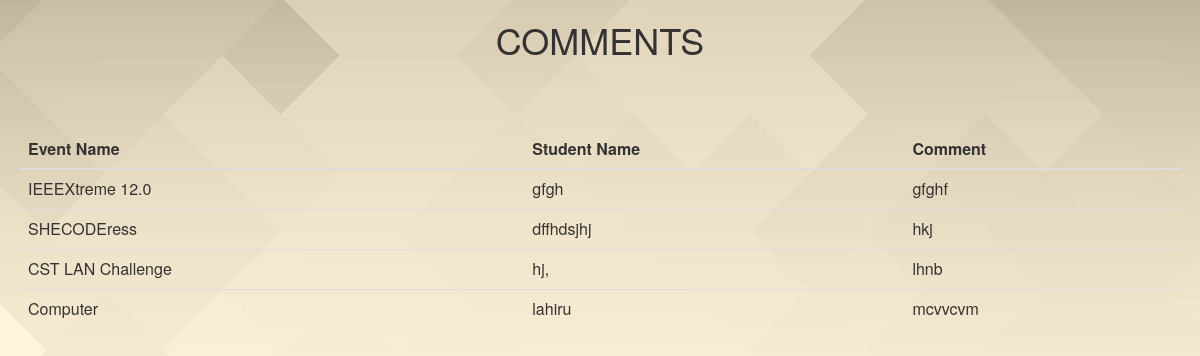
Page /event_co/view_comment.php on the committed database.
### tables this page shows
CREATE TABLE `comment` (
  `comment_id` int(100) NOT NULL,
  `date` date NOT NULL,
  `name` varchar(100) NOT NULL,
  `comment` text NOT NULL
);

CREATE TABLE `event` (
  `event_id` int(11) NOT NULL,
  `location` varchar(100) DEFAULT NULL,
  `date` date DEFAULT NULL,
  `event_name` varchar(100) DEFAULT NULL,
  `event_type` varchar(100) DEFAULT NULL,
  `co_id` varchar(100) DEFAULT NULL,
  `description` varchar(100) NOT NULL
);

### event_co/view_comment.php (the view, shortened to what this page needs)
<html>
<head>
<link rel="stylesheet" href="https://maxcdn.bootstrapcdn.com/bootstrap/3.3.7/css/bootstrap.min.css">
</head>
<body>
    <div class="h1">
    <h1 style="">COMMENTS</h1>
    </div>
    <br>
    <br>
<div class="previousEvent">
    <?php
$connect = mysqli_connect("localhost","root","","uwu_collab");
    $Q="select event.event_name,comment.name,comment.comment FROM comment INNER JOIN event ON comment.comment_id = event.event_id ";
$result = mysqli_query($connect,$Q);
echo("<table class='table'>");
echo("<thead>");
echo("<tr>");
echo("<th>");
echo "Event Name";
echo ("</th>");
echo("<th>");
echo "Student Name";
echo("</th>");
echo("<th>");
echo "Comment";
echo("</th>");
echo("</thead>");
while($row = mysqli_fetch_assoc($result)){
	$event_name = $row["event_name"];
	$name = $row["name"];
	$comment = $row["comment"];
	echo("<tr>");
	echo("<td>");
	echo $event_name."&nbsp";
	echo("</td>");
	echo("<td>");
	echo $name."&nbsp";
	echo("</td>");
	echo("<td>");
	echo $comment."&nbsp";
	echo("</td>");
	echo("</tr>");
}
echo("</table>");
    ?>
    </div>
</body>
</html>

### event_co/view_comment.php (style rules this page uses)
body { background-image: url("images/S2.jpg"); }
.previousEvent { margin: 20px; }
.h1 { text-align: center; }

### rows in the picture
comment: event.event_name "IEEEXtreme 12.0", name "gfgh", comment "gfghf"
comment: event.event_name "SHECODEress", name "dffhdsjhj", comment "hkj"
comment: event.event_name "CST LAN Challenge", name "hj,", comment "lhnb"
comment: event.event_name "Computer", name "lahiru", comment "mcvvcvm"
